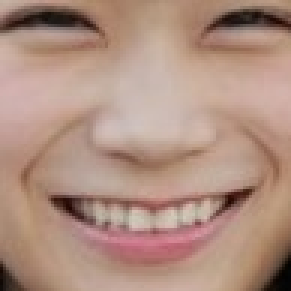
#> input picture blogkadai2/images/akimoto4.jpg, 97 x 97 px, given as the content of the folder ./train_images, which was not available (shown 3 times larger)
$ jupyter execute --allow-errors Untitled.ipynb
#> lines starting #> are read from the running program, lines starting #| are printed output that depends on the picture; pictures that were not available may be replaced by others from this repository, and a replacement may not be noted
[cell 1]
target_file = 'shiraishi.jpg'
#img_dir = os.path.abspath(os.path.dirname("__file__")) + '/images/'
img_size = (200, 200)


target_img_path = "./images/" + target_file
#> (the rest of this cell did not finish here and is left out)

[cell 2]
import cv2
import os
import numpy as np
from PIL import Image

#トレーニング画像
train_path = './train_images'

#テスト画像
test_path = './test_images'

#Haar-like特徴分類器
cascadePath = "/Users/daichi/Downloads/opencv-3.4.1/opencv-3.4.1/data/haarcascades/haarcascade_frontalface_default.xml"
faceCascade = cv2.CascadeClassifier(cascadePath)

#FisherFace
#recognizer = cv2.face_FisherFaceRecognizer.create()
recognizer = cv2.face_LBPHFaceRecognizer.create()

#pathしたフォルダ内の画像を習得
def get_images_and_labels(path):
    #画像を格納する配列
#> called with path = './train_images'
    images = []
    #ラベルを格納する配列
    labels = []
    #ファイル名を格納する配列
    files = []
    for f in os.listdir(path):
        #画像のパス
        image_path = os.path.join(path, f)
        #グレースケールで読み込み
        image_pil = Image.open(image_path).convert('L')
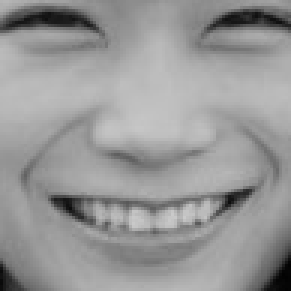
#> image_pil: PIL image 97x97 L (shown 3 times larger); min 2, max 202, mean 151.6
        #Numpyの配列に格納
        image = np.array(image_pil, 'uint8')
        #Haar-like特徴分類器で顔を検知
        faces = faceCascade.detectMultiScale(image)
#> faces = ()
        #検出した画像の処理
        for(x, y, w, h) in faces:
            #200×200にリサイズ
            roi = cv2.resize(image[y: y + h, x: x + w], (200, 200), interpolation=cv2.INTER_LINEAR)
            #画像を配列に格納
            images.append(roi)
            #ファイル名からラベルを取得
            labels.append(int(f[7:9]))
            #ファイル名を配列に格納
            files.append(f)
#> this loop made 0 passes
#> after the loop, files = []; images = []; labels = []

    return images, labels, files

#トレーニング画像を取得
images, labels, files = get_images_and_labels(train_path)
#> images = []; labels = []; files = []

#トレーニング実施
#> (the rest of this cell did not finish here and is left out)


$ run again, on blogkadai2/images/akimoto5.jpg
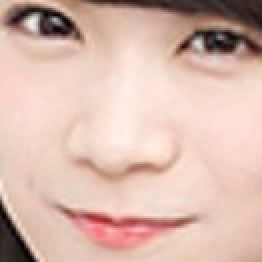
#> input picture blogkadai2/images/akimoto5.jpg, 131 x 131 px, given as the content of the folder ./train_images, which was not available (shown 2 times larger)
#> in get_images_and_labels, `image_pil = Image.open(image_path).convert('L')`:
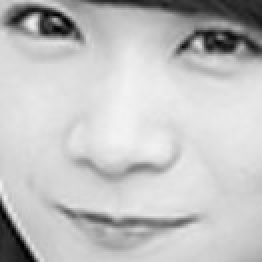
#> image_pil: PIL image 131x131 L (shown 2 times larger); min 1, max 243, mean 193.5
#> faces = ()
#> after the loop in get_images_and_labels, `for(x, y, w, h) in faces:`: files = []
